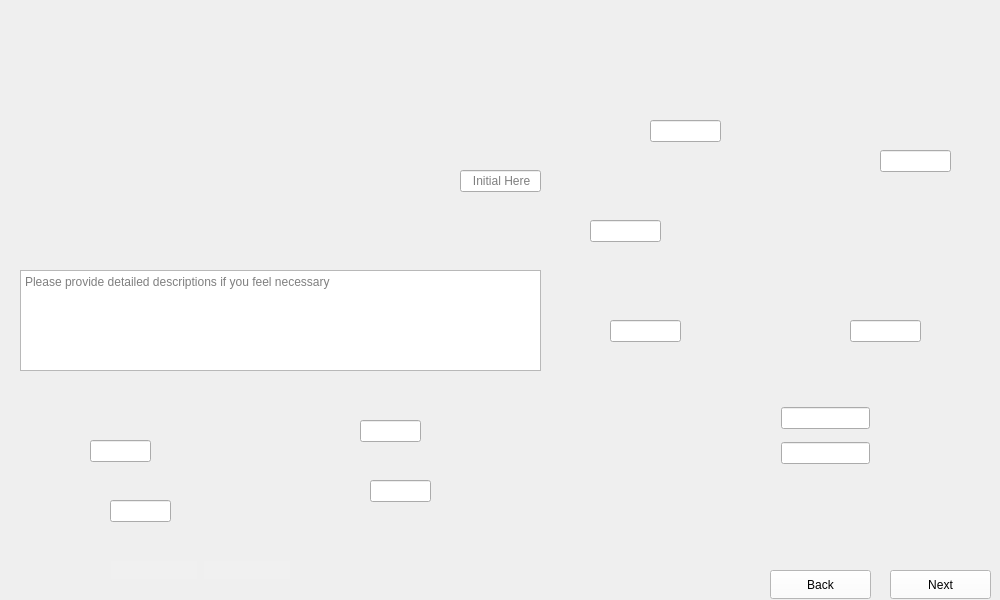
      <widget class="QWidget" name="Premount_Clean_and_Measure_Subwafer_2">
       <property name="maximumSize">
        <size>
         <width>1024</width>
         <height>600</height>
        </size>
       </property>
       <property name="styleSheet">
        <string notr="true">border-image: url(:/images/images/Premount_Clean_and_Measure_Subwafer_2.png);</string>
       </property>
       <widget class="QTextEdit" name="Premount_Clean_and_Measure_Subwafer_2_Comments">
        <property name="geometry">
         <rect>
          <x>20</x>
          <y>270</y>
          <width>521</width>
          <height>101</height>
         </rect>
        </property>
        <property name="styleSheet">
         <string notr="true">border-image:None;</string>
        </property>
        <property name="placeholderText">
         <string>Please provide detailed descriptions if you feel necessary </string>
        </property>
       </widget>
       <widget class="QLineEdit" name="Premount_Clean_and_Measure_Subwafer_2_Data4">
        <property name="geometry">
         <rect>
          <x>90</x>
          <y>440</y>
          <width>61</width>
          <height>22</height>
         </rect>
        </property>
        <property name="styleSheet">
         <string notr="true">border-image:None;</string>
        </property>
       </widget>
       <widget class="QLineEdit" name="Premount_Clean_and_Measure_Subwafer_2_Data6">
        <property name="geometry">
         <rect>
          <x>370</x>
          <y>480</y>
          <width>61</width>
          <height>22</height>
         </rect>
        </property>
        <property name="styleSheet">
         <string notr="true">border-image:None;</string>
        </property>
       </widget>
       <widget class="QLineEdit" name="Premount_Clean_and_Measure_Subwafer_2_Data5">
        <property name="geometry">
         <rect>
          <x>110</x>
          <y>500</y>
          <width>61</width>
          <height>22</height>
         </rect>
        </property>
        <property name="styleSheet">
         <string notr="true">border-image:None;</string>
        </property>
       </widget>
       <widget class="QLineEdit" name="Premount_Clean_and_Measure_Subwafer_2_Data7">
        <property name="geometry">
         <rect>
          <x>360</x>
          <y>420</y>
          <width>61</width>
          <height>22</height>
         </rect>
        </property>
        <property name="styleSheet">
         <string notr="true">border-image:None;</string>
        </property>
       </widget>
       <widget class="QLineEdit" name="Premount_Clean_and_Measure_Subwafer_2_Dates">
        <property name="geometry">
         <rect>
          <x>111</x>
          <y>561</y>
          <width>86</width>
          <height>18</height>
         </rect>
        </property>
        <property name="styleSheet">
         <string notr="true">QLineEdit{
background-color: rgb(240, 240, 240);
border: none;
border-image:None;
}</string>
        </property>
       </widget>
       <widget class="QLineEdit" name="Premount_Clean_and_Measure_Subwafer_2_Initial">
        <property name="geometry">
         <rect>
          <x>204</x>
          <y>561</y>
          <width>86</width>
          <height>18</height>
         </rect>
        </property>
        <property name="styleSheet">
         <string notr="true">QLineEdit{
background-color: rgb(240, 240, 240);
border: none;
border-image:None;
}</string>
        </property>
       </widget>
       <widget class="QLineEdit" name="Premount_Clean_and_Measure_Subwafer_2_Data0">
        <property name="geometry">
         <rect>
          <x>460</x>
          <y>170</y>
          <width>81</width>
          <height>22</height>
         </rect>
        </property>
        <property name="styleSheet">
         <string notr="true">border-image:None;</string>
        </property>
        <property name="placeholderText">
         <string>   Initial Here</string>
        </property>
       </widget>
       <widget class="QLineEdit" name="Premount_Clean_and_Measure_Subwafer_2_Data8">
        <property name="geometry">
         <rect>
          <x>590</x>
          <y>220</y>
          <width>71</width>
          <height>22</height>
         </rect>
        </property>
        <property name="styleSheet">
         <string notr="true">border-image:None;</string>
        </property>
       </widget>
       <widget class="QLineEdit" name="Premount_Clean_and_Measure_Subwafer_2_Data9">
        <property name="geometry">
         <rect>
          <x>850</x>
          <y>320</y>
          <width>71</width>
          <height>22</height>
         </rect>
        </property>
        <property name="styleSheet">
         <string notr="true">border-image:None;</string>
        </property>
       </widget>
       <widget class="QLineEdit" name="Premount_Clean_and_Measure_Subwafer_2_Data10">
        <property name="geometry">
         <rect>
          <x>781</x>
          <y>442</y>
          <width>89</width>
          <height>22</height>
         </rect>
        </property>
        <property name="styleSheet">
         <string notr="true">border-image:None;</string>
        </property>
       </widget>
       <widget class="QLineEdit" name="Premount_Clean_and_Measure_Subwafer_2_Data11">
        <property name="geometry">
         <rect>
          <x>650</x>
          <y>120</y>
          <width>71</width>
          <height>22</height>
         </rect>
        </property>
        <property name="styleSheet">
         <string notr="true">border-image:None;</string>
        </property>
       </widget>
       <widget class="QLineEdit" name="Premount_Clean_and_Measure_Subwafer_2_Data1">
        <property name="geometry">
         <rect>
          <x>880</x>
          <y>150</y>
          <width>71</width>
          <height>22</height>
         </rect>
        </property>
        <property name="styleSheet">
         <string notr="true">border-image:None;</string>
        </property>
       </widget>
       <widget class="QLineEdit" name="Premount_Clean_and_Measure_Subwafer_2_Data2">
        <property name="geometry">
         <rect>
          <x>610</x>
          <y>320</y>
          <width>71</width>
          <height>22</height>
         </rect>
        </property>
        <property name="styleSheet">
         <string notr="true">border-image:None;</string>
        </property>
       </widget>
       <widget class="QLineEdit" name="Premount_Clean_and_Measure_Subwafer_2_Data3">
        <property name="geometry">
         <rect>
          <x>781</x>
          <y>407</y>
          <width>89</width>
          <height>22</height>
         </rect>
        </property>
        <property name="styleSheet">
         <string notr="true">border-image:None;</string>
        </property>
       </widget>
       <widget class="QPushButton" name="Premount_Clean_and_Measure_Subwafer_2_Back">
        <property name="geometry">
         <rect>
          <x>770</x>
          <y>570</y>
          <width>101</width>
          <height>29</height>
         </rect>
        </property>
        <property name="styleSheet">
         <string notr="true">QPushButton{
background-color: rgb(255, 255, 255);
height: 35px;
border-image:None;
}
QPushButton::hover{
background-color: rgb(0, 0, 255);
}
QPushButton:pressed{
padding-top:7px;
padding-top:7px;
}</string>
        </property>
        <property name="text">
         <string>Back</string>
        </property>
       </widget>
       <widget class="QPushButton" name="Premount_Clean_and_Measure_Subwafer_2_Next">
        <property name="geometry">
         <rect>
          <x>890</x>
          <y>570</y>
          <width>101</width>
          <height>29</height>
         </rect>
        </property>
        <property name="styleSheet">
         <string notr="true">QPushButton{
background-color: rgb(255, 255, 255);
height: 35px;
border-image:None;
}
QPushButton::hover{
background-color: rgb(0, 0, 255);
}
QPushButton:pressed{
padding-top:7px;
padding-top:7px;
}</string>
        </property>
        <property name="text">
         <string>Next</string>
        </property>
       </widget>
      </widget>
